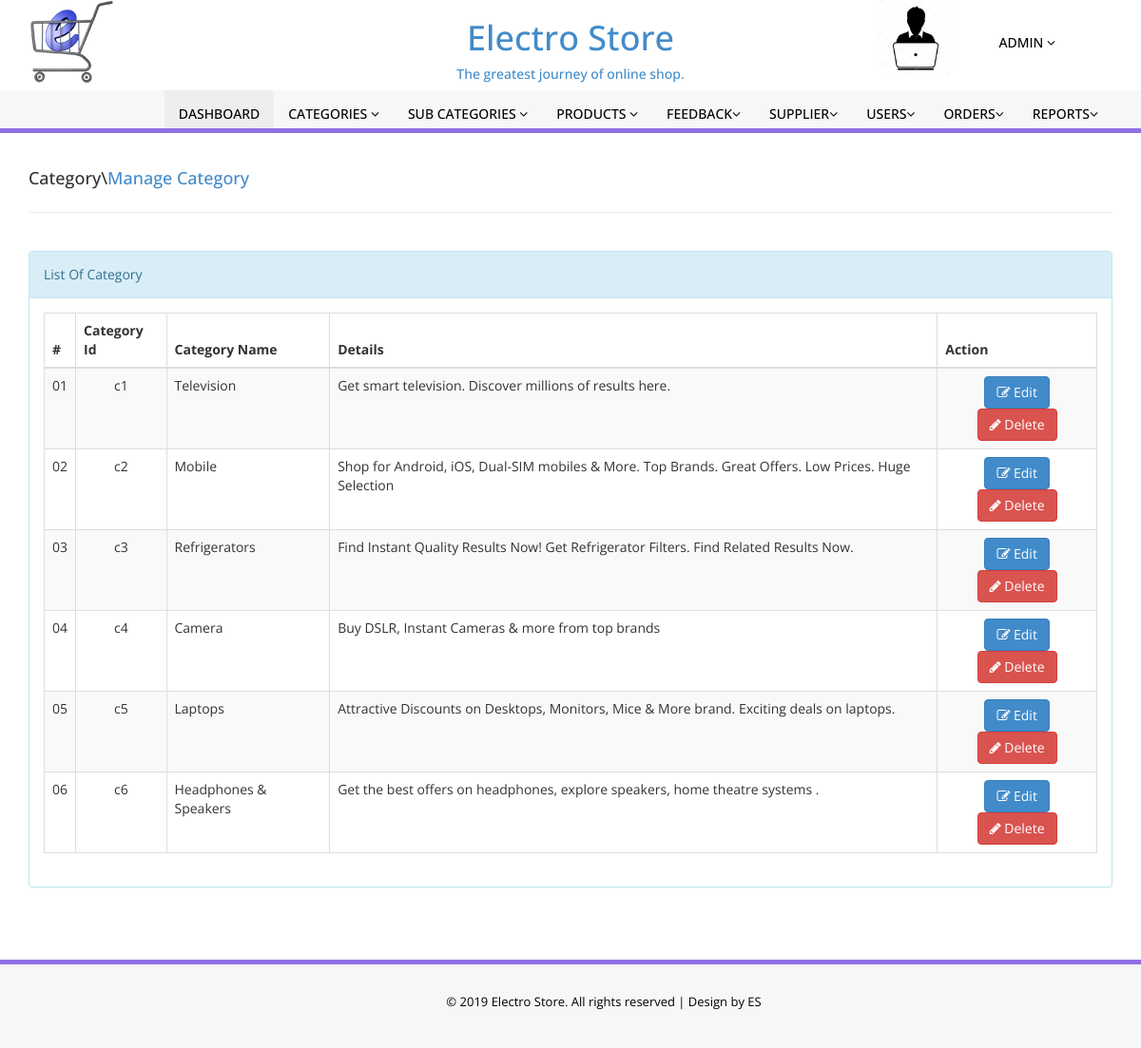
Screenshot of /admin/manage_category.php with the database file from the repository.
### tables this page shows
CREATE TABLE `tbl_category` (
  `id` int(3) NOT NULL,
  `name` varchar(50) NOT NULL,
  `description` varchar(100) NOT NULL
);

### admin/manage_category.php (the view, shortened to what this page needs)
<?php include'../connection.php'; ?>
<!DOCTYPE html>
<html xmlns="http://www.w3.org/1999/xhtml">
<head>
    <link href="assets/css/bootstrap.css" rel="stylesheet" />
    <link href="assets/css/font-awesome.css" rel="stylesheet" />
    <link href="assets/css/style.css" rel="stylesheet" />
</head>
<body>
<?php include('include/header.php');?>
  <br>
   <div class="container">
			<div class="row pad-botm">
				<div class="col-md-12">
					<h4 class="header-line">Category\<a href="manage_category.php">Manage Category</a></h4>
				</div>
			</div>
			<div class="panel panel-info">
					<div class="panel-heading">List Of Category</div>
						<div class="panel-body">
                            <div class="table-responsive">
                                <table class="table table-striped table-bordered table-hover" id="dataTables-example">
                                    <thead  align="center">
                                        <tr>
                                            <th>#</th>
											<th>Category Id</th>
                                            <th>Category Name</th>
											 <th>Details</th>
                                            <th>Action</th>
                                        </tr>
                                    </thead>
                                    <tbody>
	<?php
  		$sql="SELECT * FROM tbl_category ORDER BY id ASC";
        $result = mysqli_query($con,$sql);
             $cnt=1;
	if(mysqli_num_rows($result)>0)
	{
        while($row = mysqli_fetch_array( $result )) {	?>
			<tr class="odd gradeX">
                         <td class="center" align="center"><?php echo "0".htmlentities($cnt);?></td>
                          <td class="center" align="center">c<?php echo $row['id'];?></td>
                          <td class="center"><?php echo $row['name'];?></td>
                         <td class="center"><?php echo $row['description'];?></td>
						<td class="center" align="center">
                         <a href="edit_category.php?id=<?php echo $row['id'];?>">
							<button class="btn btn-primary"><i class="fa fa-edit "></i> Edit</button></a>
                         <a href="deletecategory.php?id=<?php echo $row['id'];?>">
						 <button class="btn btn-danger"><i class="fa fa-pencil"></i> Delete</button></a>
                                            </td>
                                        </tr>
										<?php $cnt=$cnt+1;}} ?>
                                    </tbody>
                                </table>
                            </div>
                        </div>
                    </div>
                </div>
<br>
<br>
  <?php include('include/footer.php');?>
</body>
</html>

### admin/include/header.php (shortened to what this page needs)
<div class="header-bot">
		<div class="container">
			<div class="row header-bot_inner_wthreeinfo_header_mid">
				<div class="col-md-3 logo_agile">
						<img src="../logo2.png" alt=" " class="img-fluid">
				</div>
				<div class="col-md-6 logo_agile">
					<h1 class="text-center">
							<a href="index.php" class="font-weight-bold font-italic">
								Electro Store
						<h5>The greatest journey of online shop.</h5>
					</h1>
				</div>
				<div class="col-md-3 logo_agile">
						 <div class="navbar-collapse collapse ">
                        <ul id="menu-top" class="nav navbar-nav navbar-right">
							<li>
                                <a href="#" class="dropdown-toggle" id="ddlmenuItem" data-toggle="dropdown"> Admin <i class="fa fa-angle-down"></i></a>
                            </li>
							</ul>
							<img src="../admin.jpg" height="80" width="80">
							</div>
			   </div>
            </div>
      </div>
</div>
<section class="menu-section">
        <div class="container">
            <div class="row ">
                <div class="col-md-12">
                    <div class="navbar-collapse collapse ">
                        <ul id="menu-top" class="nav navbar-nav navbar-right">
							<li><a href="index.php" class="menu-top-active">Dashboard</a></li>
							<li>
                                <a href="#" class="dropdown-toggle" id="ddlmenuItem" data-toggle="dropdown"> Categories <i class="fa fa-angle-down"></i></a>
                            </li>
                            <li>
                                <a href="#" class="dropdown-toggle" id="ddlmenuItem" data-toggle="dropdown"> Sub Categories <i class="fa fa-angle-down"></i></a>
                            </li>
							<li>
                                <a href="#" class="dropdown-toggle" id="ddlmenuItem" data-toggle="dropdown"> Products <i class="fa fa-angle-down"></i></a>
                            </li>
							<li>
                                <a href="#" class="dropdown-toggle" id="ddlmenuItem" data-toggle="dropdown"> Feedback<i class="fa fa-angle-down"></i></a>
                            </li>
							<li>
                                <a href="#" class="dropdown-toggle" id="ddlmenuItem" data-toggle="dropdown"> Supplier<i class="fa fa-angle-down"></i></a>
                            </li>
							<li>
                                <a href="#" class="dropdown-toggle" id="ddlmenuItem" data-toggle="dropdown"> Users<i class="fa fa-angle-down"></i></a>
                            </li>
							<li>
                                <a href="#" class="dropdown-toggle" id="ddlmenuItem" data-toggle="dropdown"> Orders<i class="fa fa-angle-down"></i></a>
                            </li>
                             <li>
							  <a href="#" class="dropdown-toggle" id="ddlmenuItem" data-toggle="dropdown"> Reports<i class="fa fa-angle-down"></i></a>
							</li>
							</ul>
                    </div>
                </div>
            </div>
        </div>
    </section>

### admin/include/footer.php
<section class="footer-section">
        <div class="container">
            <div class="row">
                <div class="col-md-12">
					<p class="text-center text-white">© 2019 Electro Store. All rights reserved | Design by ES</p>
				</div>
			</div>
		</div>
</section>

### admin/assets/css/style.css (style rules this page uses)
.header-line { font-weight:500; padding-bottom:25px; border-bottom:1px solid #eeeeee; text-transform:none; }
.pad-botm { padding-bottom:30px; }
#menu-top a { color:#000; text-decoration:none; font-weight:500; padding: 15px 15px 5px 15px; text-transform:uppercase; }
.menu-section { background-color: #f7f7f7; border-bottom:5px solid #9170E4; width:100% }
.menu-top-active { background-color:#eeeeee; }
.footer-section { padding:25px 50px 25px 50px; color:#000; font-size:13px; background-color: #f7f7f7; text-align:right; border-top:5px solid #9170E4; }

### rows the page displays
tbl_category: id "1", name "Television", description "Get smart television. Discover millions of results here."
tbl_category: id "2", name "Mobile", description "Shop for Android, iOS, Dual-SIM mobiles & More. Top Brands. Great Offers. Low Prices. Huge Selection"
tbl_category: id "3", name "Refrigerators", description "Find Instant Quality Results Now! Get Refrigerator Filters. Find Related Results Now."
tbl_category: id "4", name "Camera", description "Buy DSLR, Instant Cameras & more from top brands"
tbl_category: id "5", name "Laptops", description "Attractive Discounts on Desktops, Monitors, Mice & More brand. Exciting deals on laptops."
tbl_category: id "6", name "Headphones & Speakers", description "Get the best offers on headphones, explore speakers, home theatre systems ."
